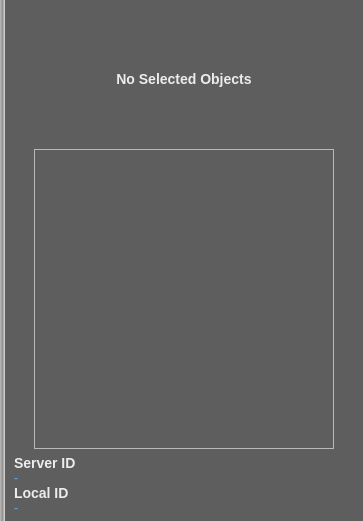
<?xml version="1.0" encoding="UTF-8"?>
<ui version="4.0">
 <class>ObjectInfoWidget</class>
 <widget class="QWidget" name="ObjectInfoWidget">
  <property name="geometry">
   <rect>
    <x>0</x>
    <y>0</y>
    <width>363</width>
    <height>521</height>
   </rect>
  </property>
  <property name="minimumSize">
   <size>
    <width>363</width>
    <height>0</height>
   </size>
  </property>
  <property name="windowTitle">
   <string>ObjectInfoWidget</string>
  </property>
  <property name="styleSheet">
   <string notr="true">QScrollArea#scrollArea {
	background-color: transparent;	
}

QWidget#scrollAreaWidgetContents {
	background-color: transparent;
}

QWidget#ObjectInfoWidget {
	background-color: rgba(0,0,0,100);
}

QWidget#border_widget {
	background-color: qlineargradient(spread:pad, x1:0, y1:0, x2:1, y2:0, stop:0 rgba(187, 187, 187, 255), stop:0.488636 rgba(147, 147, 147, 255), stop:1 rgba(216, 216, 216, 255));
}

QLabel#object_information_title, #object_properties_title {
	font: Arial;
	font-size: 18px;
	font-weight: bold;
	color: white;
	padding-bottom: 10px;
}

QLabel#server_id_title, #local_id_title, #desc_id, #name_id, #status_label, #object_viewport {
	font: Arial;
	font-size: 14px;
	font-weight: bold;
	color: rgb(236, 236, 236);
}

QLabel#server_id_value, #local_id_value, #desc_value, #name_value {
	font: Arial;
	font-size: 12px;
	color: rgb(87, 177, 255);
}
</string>
  </property>
  <layout class="QVBoxLayout" name="verticalLayout">
   <property name="spacing">
    <number>0</number>
   </property>
   <property name="margin">
    <number>0</number>
   </property>
   <item>
    <layout class="QHBoxLayout" name="horizontalLayout">
     <property name="spacing">
      <number>0</number>
     </property>
     <item>
      <widget class="QWidget" name="border_widget" native="true">
       <property name="minimumSize">
        <size>
         <width>5</width>
         <height>0</height>
        </size>
       </property>
       <property name="maximumSize">
        <size>
         <width>5</width>
         <height>16777215</height>
        </size>
       </property>
      </widget>
     </item>
     <item>
      <widget class="QScrollArea" name="scrollArea">
       <property name="frameShape">
        <enum>QFrame::NoFrame</enum>
       </property>
       <property name="lineWidth">
        <number>0</number>
       </property>
       <property name="widgetResizable">
        <bool>true</bool>
       </property>
       <widget class="QWidget" name="scrollAreaWidgetContents">
        <property name="geometry">
         <rect>
          <x>0</x>
          <y>0</y>
          <width>356</width>
          <height>519</height>
         </rect>
        </property>
        <layout class="QVBoxLayout" name="verticalLayout_2">
         <property name="spacing">
          <number>0</number>
         </property>
         <property name="margin">
          <number>0</number>
         </property>
         <item>
          <layout class="QVBoxLayout" name="main_layout">
           <property name="spacing">
            <number>0</number>
           </property>
           <property name="leftMargin">
            <number>9</number>
           </property>
           <property name="topMargin">
            <number>9</number>
           </property>
           <property name="rightMargin">
            <number>9</number>
           </property>
           <property name="bottomMargin">
            <number>6</number>
           </property>
           <item>
            <widget class="QLabel" name="status_label">
             <property name="text">
              <string>No Selected Objects</string>
             </property>
             <property name="alignment">
              <set>Qt::AlignCenter</set>
             </property>
            </widget>
           </item>
           <item>
            <layout class="QHBoxLayout" name="viewport_layout">
             <property name="topMargin">
              <number>0</number>
             </property>
             <item>
              <widget class="QLabel" name="object_viewport">
               <property name="sizePolicy">
                <sizepolicy hsizetype="Expanding" vsizetype="Preferred">
                 <horstretch>0</horstretch>
                 <verstretch>0</verstretch>
                </sizepolicy>
               </property>
               <property name="minimumSize">
                <size>
                 <width>300</width>
                 <height>300</height>
                </size>
               </property>
               <property name="maximumSize">
                <size>
                 <width>300</width>
                 <height>300</height>
                </size>
               </property>
               <property name="frameShape">
                <enum>QFrame::StyledPanel</enum>
               </property>
               <property name="frameShadow">
                <enum>QFrame::Sunken</enum>
               </property>
               <property name="lineWidth">
                <number>2</number>
               </property>
               <property name="midLineWidth">
                <number>0</number>
               </property>
               <property name="text">
                <string/>
               </property>
               <property name="alignment">
                <set>Qt::AlignCenter</set>
               </property>
              </widget>
             </item>
            </layout>
           </item>
           <item>
            <spacer name="verticalSpacer_3">
             <property name="orientation">
              <enum>Qt::Vertical</enum>
             </property>
             <property name="sizeType">
              <enum>QSizePolicy::Fixed</enum>
             </property>
             <property name="sizeHint" stdset="0">
              <size>
               <width>20</width>
               <height>6</height>
              </size>
             </property>
            </spacer>
           </item>
           <item>
            <widget class="QLabel" name="server_id_title">
             <property name="sizePolicy">
              <sizepolicy hsizetype="Preferred" vsizetype="Fixed">
               <horstretch>0</horstretch>
               <verstretch>0</verstretch>
              </sizepolicy>
             </property>
             <property name="text">
              <string>Server ID</string>
             </property>
             <property name="alignment">
              <set>Qt::AlignLeading|Qt::AlignLeft|Qt::AlignVCenter</set>
             </property>
            </widget>
           </item>
           <item>
            <widget class="QLabel" name="server_id_value">
             <property name="sizePolicy">
              <sizepolicy hsizetype="Preferred" vsizetype="Fixed">
               <horstretch>0</horstretch>
               <verstretch>0</verstretch>
              </sizepolicy>
             </property>
             <property name="text">
              <string>-</string>
             </property>
             <property name="alignment">
              <set>Qt::AlignLeading|Qt::AlignLeft|Qt::AlignVCenter</set>
             </property>
             <property name="textInteractionFlags">
              <set>Qt::LinksAccessibleByMouse|Qt::TextSelectableByKeyboard|Qt::TextSelectableByMouse</set>
             </property>
            </widget>
           </item>
           <item>
            <widget class="QLabel" name="local_id_title">
             <property name="sizePolicy">
              <sizepolicy hsizetype="Preferred" vsizetype="Fixed">
               <horstretch>0</horstretch>
               <verstretch>0</verstretch>
              </sizepolicy>
             </property>
             <property name="text">
              <string>Local ID</string>
             </property>
             <property name="alignment">
              <set>Qt::AlignLeading|Qt::AlignLeft|Qt::AlignVCenter</set>
             </property>
            </widget>
           </item>
           <item>
            <widget class="QLabel" name="local_id_value">
             <property name="sizePolicy">
              <sizepolicy hsizetype="Preferred" vsizetype="Fixed">
               <horstretch>0</horstretch>
               <verstretch>0</verstretch>
              </sizepolicy>
             </property>
             <property name="text">
              <string>-</string>
             </property>
             <property name="alignment">
              <set>Qt::AlignLeading|Qt::AlignLeft|Qt::AlignVCenter</set>
             </property>
             <property name="textInteractionFlags">
              <set>Qt::LinksAccessibleByMouse|Qt::TextSelectableByKeyboard|Qt::TextSelectableByMouse</set>
             </property>
            </widget>
           </item>
          </layout>
         </item>
         <item>
          <layout class="QVBoxLayout" name="property_browser_layout">
           <property name="spacing">
            <number>0</number>
           </property>
          </layout>
         </item>
        </layout>
       </widget>
      </widget>
     </item>
    </layout>
   </item>
  </layout>
 </widget>
 <resources/>
 <connections/>
</ui>
